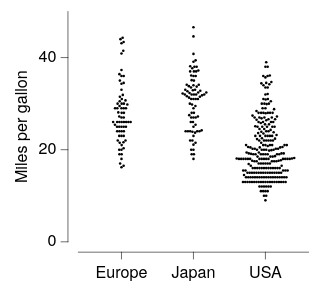

Describe this chart as a Vega-Lite specification.
### Vega-Lite specification from a JSON file in a GitHub repository (floating-point values rounded to 4 significant figures; data arrays with more than 128 entries replaced by an {"elided": "..."} marker saying what was removed)
{"background": null, "config": {"arc": {"fill": "#DBDBDB", "fillOpacity": 1.0, "innerRadius": 25.0, "padAngle": 0.03, "stroke": "black", "strokeOpacity": 1, "strokeWidth": 0.25}, "area": {"fill": "#DBDBDB", "fillOpacity": 1.0, "stroke": "black", "strokeOpacity": 1, "strokeWidth": 0.25}, "axis": {"domain": true, "domainCap": "round", "domainColor": "black", "domainWidth": 0.25, "grid": false, "gridCap": "round", "gridColor": "#F1F1F1", "gridDash": [0, 0], "gridOpacity": 1.0, "gridWidth": 0.25, "labelColor": "black", "labelFont": "Helvetica Neue, HelveticaNeue, Helvetica, Arial, sans-serif", "labelFontSize": 7, "labelFontStyle": "normal", "labelFontWeight": 400, "offset": 4.5, "ticks": true, "tickCap": "round", "tickColor": "black", "tickRound": false, "tickSize": 3, "tickWidth": 0.25, "titleColor": "black", "titleFont": "Helvetica Neue, HelveticaNeue, Helvetica, Arial, sans-serif", "titleFontSize": 7, "titleFontStyle": "normal", "titleFontWeight": 400}, "axisX": {"domain": true, "labelAlign": "center", "labelAngle": 0, "labels": true, "ticks": true, "translate": 0}, "axisY": {"domain": true, "labelAlign": "right", "labelAngle": 0, "labels": true, "ticks": true, "translate": 0}, "axisRight": {"domain": true, "labelAlign": "left", "labelAngle": 0, "labels": true, "ticks": true, "translate": 0}, "axisTop": {"domain": true, "labelAlign": "center", "labelAngle": 0, "labels": true, "ticks": true, "translate": 0}, "axisBand": {"tickOffset": 0}, "bar": {"fill": "#DBDBDB", "fillOpacity": 1.0, "stroke": "black", "strokeOpacity": 1, "strokeWidth": 0.25}, "boxplot": {"size": 9.0, "ticks": {"cornerRadius": 0.25, "fill": "black", "opacity": 1, "size": 4.5, "thickness": 0.25}, "box": {"fillOpacity": 1.0, "stroke": "black", "strokeOpacity": 1, "strokeWidth": 0.25}, "median": {"cornerRadius": 0, "fill": "black", "fillOpacity": 1.0, "opacity": 1, "size": 9.0, "thickness": 0.25}, "rule": {"fill": "black", "fillOpacity": 1.0, "size": 10.0, "stroke": "black", "strokeDash": [0, 0], "strokeOpacity": 1, "strokeWidth": 0.25}, "outliers": {"color": "black", "fill": "black", "fillOpacity": 1.0, "size": 0, "stroke": "black", "strokeOpacity": 1, "strokeWidth": 0.25}}, "circle": {"fill": "black", "fillOpacity": 1.0, "size": 1.25, "stroke": null, "strokeOpacity": 1, "strokeWidth": 0.25}, "errorband": {"band": {"fillOpacity": 0.6, "stroke": null, "strokeWidth": 0.25, "strokeOpacity": 1}, "borders": {"opacity": 0, "strokeOpacity": 0.25, "strokeWidth": 1}}, "errorbar": {"opacity": 1, "rule": {"strokeDash": [0, 0], "strokeWidth": 0.25}, "ticks": {"color": "black", "cornerRadius": 0.125, "opacity": 1, "size": 6.0, "thickness": 0.25}, "thickness": 0.25}, "font": "Helvetica Neue, HelveticaNeue, Helvetica, Arial, sans-serif", "geoshape": {"fill": "#DBDBDB", "fillOpacity": 1.0, "stroke": "black", "strokeOpacity": 1, "strokeWidth": 0.25}, "header": {"labelColor": "black", "labelFont": "Helvetica Neue, HelveticaNeue, Helvetica, Arial, sans-serif", "labelFontSize": 7, "labelFontStyle": "normal", "labelFontWeight": 400, "titleColor": "black", "titleFont": "Helvetica Neue, HelveticaNeue, Helvetica, Arial, sans-serif", "titleFontSize": 7, "titleFontStyle": "normal", "titleFontWeight": 400, "titlePadding": 0}, "legend": {"disable": false, "offset": 4.5, "titlePadding": 4, "labelOffset": 2, "gradientLabelOffset": 2, "gradientLength": 50.0, "gradientThickness": 5.0, "gradientOpacity": 1.0, "gradientStrokeColor": "black", "gradientStrokeWidth": 0.25, "labelColor": "black", "labelFont": "Helvetica Neue, HelveticaNeue, Helvetica, Arial, sans-serif", "labelFontSize": 7, "labelFontStyle": "normal", "labelFontWeight": 400, "strokeColor": "black", "strokeWidth": 0, "symbolSize": 42, "symbolStrokeColor": "black", "symbolStrokeWidth": 0.25, "titleColor": "black", "titleFont": "Helvetica Neue, HelveticaNeue, Helvetica, Arial, sans-serif", "titleFontSize": 7, "titleFontStyle": "normal", "titleFontWeight": 400}, "line": {"color": "black", "stroke": "black", "strokeCap": "butt", "strokeDash": [0, 0], "strokeOpacity": 1, "strokeWidth": 0.5}, "point": {"filled": true, "fill": "#DBDBDB", "fillOpacity": 1.0, "size": 5.0, "stroke": "black", "strokeOpacity": 1, "strokeWidth": 0.25}, "range": {"category": ["#5CA7B1", "#B7D0EE", "#B7B3E4", "#B3DAB5", "#F5E1B3", "#3D727B", "#809DC7", "#867DAC", "#80A988", "#CBB17A", "#204148", "#546B94", "#584C77", "#507B5F", "#9D824D"], "diverging": {"scheme": ["#6F572A", "#876E43", "#9E875F", "#B5A17F", "#CABBA2", "#DCD6CC", "#F4F1E9", "#C9D7DA", "#9DBFC6", "#78A5AF", "#558B96", "#36717C", "#1A5762"]}, "heatmap": {"scheme": ["#32022B", "#43044D", "#4C196E", "#4D338C", "#484DA6", "#3A68BB", "#1D83CA", "#1D9CCB", "#23B5C9", "#28CDC5", "#4DE0B4", "#91EE9F"]}, "ordinal": {"scheme": ["#F1F1F1", "#DBDBDB", "#C6C6C6", "#B2B2B2", "#9D9D9D", "#898989", "#767676", "#636363", "#515151", "#404040", "#2F2F2F", "#1F1F1F"]}, "ramp": {"scheme": ["#32022B", "#43044D", "#4C196E", "#4D338C", "#484DA6", "#3A68BB", "#1D83CA", "#1D9CCB", "#23B5C9", "#28CDC5", "#4DE0B4", "#91EE9F"]}}, "rule": {"color": "black", "stroke": "black", "strokeCap": "round", "strokeDash": [2, 2], "strokeOpacity": 1, "strokeWidth": 0.25}, "scale": {"bandPaddingInner": 0.1, "bandPaddingOuter": 0.1, "round": false}, "rect": {"fill": "#DBDBDB", "fillOpacity": 1.0, "stroke": "black", "strokeOpacity": 1, "strokeWidth": 0.25}, "square": {"fill": "#DBDBDB", "fillOpacity": 1.0, "size": 10.0, "stroke": "black", "strokeOpacity": 1, "strokeWidth": 0.25}, "text": {"color": "black", "font": "Helvetica Neue, HelveticaNeue, Helvetica, Arial, sans-serif", "fontSize": 7, "fontStyle": "normal", "fontWeight": 400}, "tick": {"color": "black", "cornerRadius": 0.125, "opacity": 1.0, "size": 9.0, "thickness": 0.25}, "title": {"anchor": "middle", "frame": "group", "color": "black", "font": "Helvetica Neue, HelveticaNeue, Helvetica, Arial, sans-serif", "fontSize": 7, "fontStyle": "normal", "fontWeight": 400, "subtitleColor": "black", "subtitleFont": "Helvetica Neue, HelveticaNeue, Helvetica, Arial, sans-serif", "subtitleFontSize": "Helvetica Neue, HelveticaNeue, Helvetica, Arial, sans-serif", "subtitleFontStyle": "normal", "subtitleFontWeight": 400}, "trail": {"color": "black", "opacity": 1, "size": 0.5}, "view": {"continuousWidth": 100, "continuousHeight": 100, "discreteWidth": 100, "discreteHeight": 100, "fill": null, "stroke": null, "strokeWidth": 0.25}}, "data": {"name": "data-e3eced9a19a526e2b46e3557233cc953"}, "mark": {"type": "circle"}, "encoding": {"x": {"field": "Origin", "title": null, "type": "nominal"}, "xOffset": {"field": "beeswarm_x", "scale": {"domain": [-45.77, 45.77]}, "type": "quantitative"}, "y": {"field": "Miles_per_Gallon", "title": "Miles per gallon", "type": "quantitative"}}, "$schema": "https://vega.github.io/schema/vega-lite/v6.4.1.json", "datasets": {"data-e3eced9a19a526e2b46e3557233cc953": {"elided": "398 records"}}}
